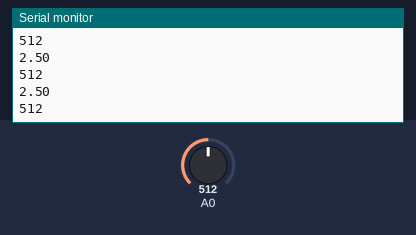
The sketch below on a simulated Arduino Uno, built with avr-gcc and run on an emulated ATmega328P. On the bench: the last lines printed to the serial monitor. Inputs (shaded band) come from the test bench; at power-on: A0 = 512.

Above: at 1.2 s.
1.3 s: A0 set to 716
At 1.56 s:
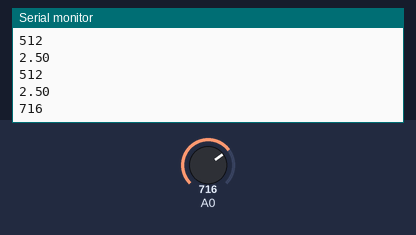
2.8 s: A0 set to 900
At 2.97 s:
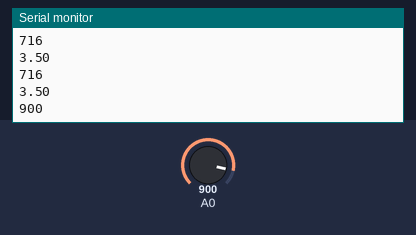
Timing chart, 0 to 5.8 s (numbered marks = the images above; inputs shaded):
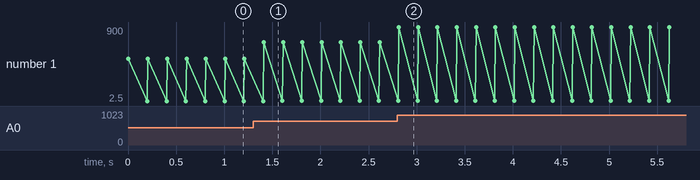

The sketch:

63010467_7seg_12.ino
```cpp
void setup()
{
Serial.begin(9600);
}
void loop()
{
int sensorValue = analogRead(A0);
Serial.println(sensorValue);
delay(200);
float voltage = sensorValue * (5.0 / 1023.0);
Serial.println(voltage);
}
```

Measured:
- after the input at 1.3 s, the serial monitor: prints a new line after 0.11 s (image 1)
- after the input at 2.8 s, the serial monitor: prints a new line at once (image 2)
- plotted number 1: 512 → 716 after the input at 1.3 s, 716 → 900 after the input at 2.8 s
